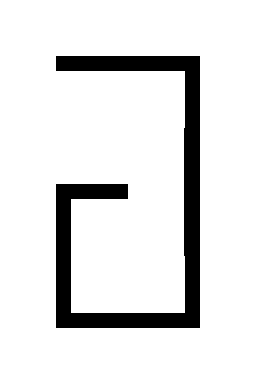

A 2D game scene composited from a Tiled map and its tileset images. What follows is a short description and the map's XML, with every tile layer's data as written:
An orthogonal 2x3 tile map with 128x128 px tiles, 1 tile layer (Tile Layer 1).

<map version="1.2" tiledversion="1.3.4" orientation="orthogonal" renderorder="right-down" width="2" height="3" tilewidth="128" tileheight="128" infinite="0" nextlayerid="2" nextobjectid="1">
 <tileset firstgid="1" name="g1" tilewidth="128" tileheight="128" tilecount="15" columns="0">
  <grid orientation="orthogonal" width="1" height="1" />
  <tile id="0">
   <image width="128" height="128" source="../tileset/0.bmp" />
  </tile>
  <tile id="1">
   <image width="128" height="128" source="../tileset/1.bmp" />
  </tile>
  <tile id="2">
   <image width="128" height="128" source="../tileset/2.bmp" />
  </tile>
  <tile id="3">
   <image width="128" height="128" source="../tileset/3.bmp" />
  </tile>
  <tile id="4">
   <image width="128" height="128" source="../tileset/4.bmp" />
  </tile>
  <tile id="5">
   <image width="128" height="128" source="../tileset/5.bmp" />
  </tile>
  <tile id="6">
   <image width="128" height="128" source="../tileset/6.bmp" />
  </tile>
  <tile id="7">
   <image width="128" height="128" source="../tileset/7.bmp" />
  </tile>
  <tile id="8">
   <image width="128" height="128" source="../tileset/8.bmp" />
  </tile>
  <tile id="9">
   <image width="128" height="128" source="../tileset/9.bmp" />
  </tile>
  <tile id="10">
   <image width="128" height="128" source="../tileset/10.bmp" />
  </tile>
  <tile id="11">
   <image width="128" height="128" source="../tileset/11.bmp" />
  </tile>
  <tile id="12">
   <image width="128" height="128" source="../tileset/12.bmp" />
  </tile>
  <tile id="13">
   <image width="128" height="128" source="../tileset/13.bmp" />
  </tile>
  <tile id="14">
   <image width="128" height="128" source="../tileset/14.bmp" />
  </tile>
 </tileset>
 <layer id="1" name="Tile Layer 1" width="2" height="3">
  <data encoding="csv">
2,9,
8,5,
7,10
</data>
 </layer>
</map>
